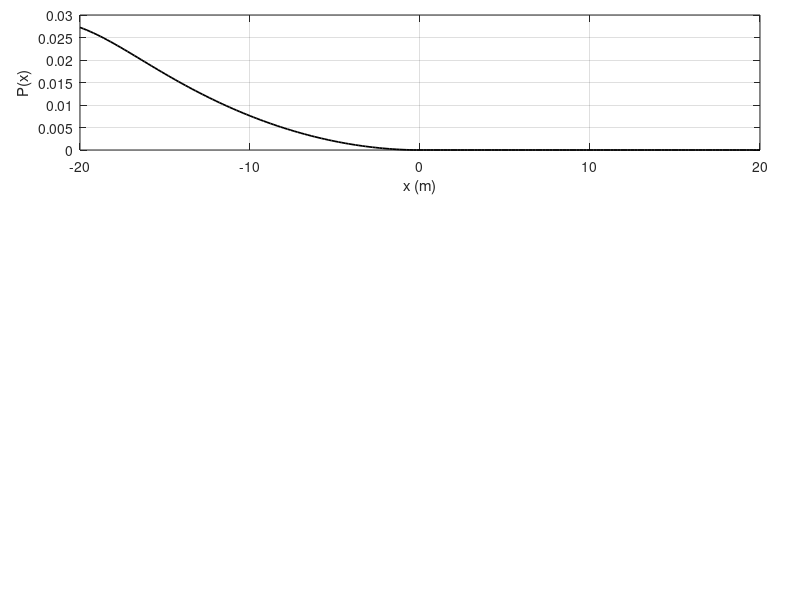

MATLAB code for this plot: (Note: this script raises an error after producing the figure.)
isdev = 0;                  % 0=use knowledge of data stdev; 1=estimate data stdev
B     = 0.99;               % Percent for CIs
xtrue = [5.2, 15.7, -5.1];  % true source location
sdev  = 4.09463e-05;        % data std dev (puts errors on dobs)
v     = 1485;               % water sound velocity

Nhyd = 4;      % Number of hydrophones

xh(1,:) = [ -0.46, 0.00, 0.00 ];
xh(2,:) = [  0.00, 0.19, 0.54 ];  
xh(3,:) = [  0.00, 0.49, 0.00 ];  
xh(4,:) = [  0.48, 0.00, 0.00 ];  

%rng(2637)   % set random number generator

%------------------------------------------------------------------------------
%  Compute (simulated) observed data (h/ph 1 is reference)
%------------------------------------------------------------------------------

Ndat = Nhyd-1;          % Number of data
dobs = zeros(Ndat,1);

% r1 = sqrt((xtrue(1)-xh(1,1))^2+(xtrue(2)-xh(1,2))^2+(xtrue(3)-xh(1,3))^2);
% for i=2:Nhyd
%    r = sqrt((xtrue(1)-xh(i,1))^2+(xtrue(2)-xh(i,2))^2+(xtrue(3)-xh(i,3))^2);
%    dobs(i-1) = (r-r1)/v+randn*sdev;
% end

dobs=[0.0004903,0.0003868,0.0003783]'; % measured

%------------------------------------------------------------------------------
%  Set up search grid in x, y, z
%------------------------------------------------------------------------------

x0 = -20;   % -20 to 20 by .2 m
dx = 0.2;
Nx = 201;
xgrid = x0+(0:Nx-1)*dx;
    
y0 = -50;      % -50 to 50 by .25 m
dy = 0.25;
Ny = 401;
ygrid = y0+(0:Ny-1)*dy; 
    
z0 = 0;      % 0 to -24 by .25 m
dz = -0.25;
Nz = 101;
zgrid = z0+(0:Nz-1)*dz; 
 
%------------------------------------------------------------------------------
%  Compute sum-of-squared-misft (ssq) on grid (vectorized over x)
%------------------------------------------------------------------------------
    
ssq = zeros(Nx,Ny,Nz);
r1  = zeros(Nx,1);
r   = zeros(Nx,1);
    
for iy=1:Ny
    for iz=1:Nz   
        r1 = sqrt((xgrid-xh(1,1)).^2+(ygrid(iy)-xh(1,2))^2+(zgrid(iz)-xh(1,3)).^2)';            
        for i=2:Nhyd
            r = sqrt((xgrid-xh(i,1)).^2+(ygrid(iy)-xh(i,2))^2+(zgrid(iz)-xh(i,3)).^2)';
            ssq(:,iy,iz) = ssq(:,iy,iz)+((r-r1)/v-dobs(i-1)).^2;
        end
    end
end

%------------------------------------------------------------------------------
%  Compute normalized PPD 
%------------------------------------------------------------------------------

if (isdev == 1)
    sdest = sqrt(min(min(min(ssq)))/Ndat)   % Estimate std dev from residuals
else
    sdest = sdev;
end

L   = exp(-ssq./(2*sdest^2));            % unormalized likelihood
PPD = L./sum(sum(sum(L)));               % normalized PPD
   
%------------------------------------------------------------------------------
%  Compute 1D marginal probability distributions in x, y, z.
%------------------------------------------------------------------------------

Px = zeros(Nx,1);
for ix=1:Nx
    Px(ix) = sum(sum(PPD(ix,:,:)));
end
Px = Px/sum(Px);

Py = zeros(Ny,1);
for iy=1:Ny
    Py(iy) = sum(sum(PPD(:,iy,:)));
end
Py = Py/sum(Py);

Pz = zeros(Nz,1);
for iz=1:Nz
    Pz(iz) = sum(sum(PPD(:,:,iz)));
end
Pz = Pz/sum(Pz);

%------------------------------------------------------------------------------
%  Find location of 3-D maximum probability estimate
%------------------------------------------------------------------------------

ixmax = 1; 
iymax = 1;
izmax = 1;
Pmax  = -1000;
for iy=1:Ny
    for iz=1:Nz
        [Ptry ixtry] = max(squeeze(PPD(:,iy,iz)));
        if (Ptry > Pmax)
            Pmax = Ptry;
            ixmax = ixtry;
            iymax = iy;
            izmax = iz;
        end
    end
end
xopt = xgrid(ixmax);
yopt = ygrid(iymax);
zopt = zgrid(izmax);

%------------------------------------------------------------------------------
%  Compute standard deviations of optimal estimates
%------------------------------------------------------------------------------

sdx = 0;
for ix=1:Nx
    sdx = sdx+(xopt-xgrid(ix))^2*Px(ix);
end
sdx = sqrt(sdx);

sdy = 0;
for iy=1:Ny
    sdy = sdy+(yopt-ygrid(iy))^2*Py(iy);
end
sdy = sqrt(sdy);

sdz = 0;
for iz=1:Nz
    sdz = sdz+(zopt-zgrid(iz))^2*Pz(iz);
end
sdz = sqrt(sdz);


%------------------------------------------------------------------------------
%  Compute B% highest-probability density credibility intervas
%------------------------------------------------------------------------------
    
iCItry = zeros(Nx-1,2);    %  CI for x
itry  = 1;
for istart=1:Nx-1
    for iend=istart+1:Nx
        Psum = sum(Px(istart:iend));
       if (Psum >= B)
            iCItry(itry,1) = istart;
            iCItry(itry,2) = iend;            
            break
       end
    end
    if (Psum < B)
        iCItry(itry,1) = 1;
        iCItry(itry,2) = Nx; 
    end
    itry = itry+1;
end
[CImin,imin] = min(iCItry(:,2)-iCItry(:,1));
CIx1 = xgrid(iCItry(imin,1));
CIx2 = xgrid(iCItry(imin,2));
CIx = sum(Px(iCItry(imin,1):iCItry(imin,2)));

iCItry = zeros(Ny-1,2);    %  CI for y
itry  = 1;
for istart=1:Ny-1
    for iend=istart+1:Ny
        Psum = sum(Py(istart:iend));
       if (Psum >= B)
            iCItry(itry,1) = istart;
            iCItry(itry,2) = iend;            
            break
       end
    end
    if (Psum < B)
        iCItry(itry,1) = 1;
        iCItry(itry,2) = Ny; 
    end
    itry = itry+1;
end
[CImin,imin] = min(iCItry(:,2)-iCItry(:,1));
CIy1 = ygrid(iCItry(imin,1));
CIy2 = ygrid(iCItry(imin,2));
CIy  = sum(Py(iCItry(imin,1):iCItry(imin,2)));

iCItry = zeros(Nz-1,2);     %  CI for z
itry  = 1;
for istart=1:Nz-1
    for iend=istart+1:Nz
        Psum = sum(Pz(istart:iend));
       if (Psum >= B)
            iCItry(itry,1) = istart;
            iCItry(itry,2) = iend;            
            break
       end
    end
    if (Psum < B)
        iCItry(itry,1) = 1;
        iCItry(itry,2) = Nz; 
    end
    itry = itry+1;
end
[CImin,imin] = min(iCItry(:,2)-iCItry(:,1));
CIz1 = zgrid(iCItry(imin,1));
CIz2 = zgrid(iCItry(imin,2));
CIz  = sum(Pz(iCItry(imin,1):iCItry(imin,2)));    

%------------------------------------------------------------------------------
%  Compute 2D Marginals
%------------------------------------------------------------------------------

Pxy = zeros(Nx,Ny);
for iy=1:Ny
    Pxy(:,iy) = sum(PPD(:,iy,:),3);
end
Pxy = Pxy/sum(sum(Pxy));

Pxz = zeros(Nx,Nz);
for iz=1:Nz
    Pxz(:,iz) = sum(PPD(:,:,iz),2);
end
Pxz = Pxz/sum(sum(Pxz));

Pyz = zeros(Ny,Nz);
for iz=1:Nz
    Pyz(:,iz) = sum(PPD(:,:,iz),1);
end
Pyz = Pyz/sum(sum(Pyz));

%------------------------------------------------------------------------------
%  Plot 1D Marginals with credibility intervals
%------------------------------------------------------------------------------

figure(1)

x0 = .1;
y0 = .1;
xw = .85;
yw = .225;
xs = .08;
ys = .1;

lwd       = 1.25;
fontsize  = 12;
  
subplot('position',[x0,y0+2*(yw+ys),xw,yw])
plot(xgrid,Px,'k','LineWidth',lwd); grid
xlabel('x (m)');
ylabel('P(x)');
hold on
plot([xtrue(1) xtrue(1)],[0 0],'rX','MarkerSize',10,'LineWidth',2)
plot([xopt xopt],[0 0],'kX','MarkerSize',10,'LineWidth',2)
plot([CIx1 CIx1],ylim,'k:','LineWidth',2)
plot([CIx2 CIx2],ylim,'k:','LineWidth',2)
hold off

subplot('position',[x0,y0+1*(yw+ys),xw,yw]) 
plot(ygrid,Py,'k','LineWidth',lwd); grid
xlabel('y (m)');
ylabel('P(y)');
hold on
plot([xtrue(2) xtrue(2)],[0 0],'rX','MarkerSize',10,'LineWidth',2)
plot([yopt yopt],[0 0],'kX','MarkerSize',10,'LineWidth',2)
plot([CIy1 CIy1],ylim,'k:','LineWidth',2)
plot([CIy2 CIy2],ylim,'k:','LineWidth',2)
hold off

subplot('position',[x0,y0+0*(yw+ys),xw,yw]) 
plot(zgrid,Pz,'k','LineWidth',lwd); grid
xlabel('z (m)');
ylabel('P(z)');
hold on
plot([xtrue(3) xtrue(3)],[0 0],'rX','MarkerSize',10,'LineWidth',2)
plot([zopt zopt],[0 0],'kX','MarkerSize',10,'LineWidth',2)
plot([CIz1 CIz1],ylim,'k:','LineWidth',2)
plot([CIz2 CIz2],ylim,'k:','LineWidth',2)
hold off

axh = findobj(gcf); % get the handles associated with the current figure
allaxes  = findall(axh,'Type','axes');
alllines = findall(axh,'Type','line');
alltext  = findall(axh,'Type','text');
set(allaxes,'FontName','Arial','LineWidth',lwd,'FontSize',fontsize);
%set(alllines,'Linewidth',linewidth);
set(alltext,'FontName','Arial','FontSize',fontsize);
set(allaxes,'TickDir','out');

%------------------------------------------------------------------------------
%  Plot 2D Marginals
%------------------------------------------------------------------------------

figure(2)

subplot('position',[x0,y0+2*(yw+ys),xw,yw])    % Plot x-y marginal
imagesc(xgrid,ygrid,Pxy(:,:)'); grid; colorbar
set(gca,'YDir','normal');  % Flip so y increases upward
xlabel('x (m)');
ylabel('y (m)');
hold on
plot([xtrue(1)],[xtrue(2)],'w+','LineWidth',3,'MarkerSize',12)
plot([xtrue(1)],[xtrue(2)],'k+','LineWidth',2,'MarkerSize',8)
hold off

subplot('position',[x0,y0+1*(yw+ys),xw,yw])    % Plot x-z marginal 
imagesc(xgrid,zgrid,Pxz(:,:)'); grid; colorbar
set(gca,'YDir','normal');  % Flip so y increases upward
xlabel('x (m)');
ylabel('z (m)');
hold on
plot([xtrue(1)],[xtrue(3)],'w+','LineWidth',3,'MarkerSize',12)
plot([xtrue(1)],[xtrue(3)],'k+','LineWidth',2,'MarkerSize',8)
hold off

subplot('position',[x0,y0+0*(yw+ys),xw,yw])    % Plot y-z marginal  
imagesc(ygrid,zgrid,Pyz(:,:)'); grid; colorbar
set(gca,'YDir','normal');  % Flip so y increases upward
xlabel('y (m)');
ylabel('z (m)');
hold on
plot([xtrue(2)],[xtrue(3)],'w+','LineWidth',3,'MarkerSize',12)
plot([xtrue(2)],[xtrue(3)],'k+','LineWidth',2,'MarkerSize',8)
hold off

MyNewColorMap = jet;       % Set zero to white; linearly interpolate into jet
iblue = find(ismember(MyNewColorMap, [0 0 1], 'rows'));
yy = [1 0]; 
xx = [1 iblue];
blend = interp1(xx,yy,1:iblue);
for i=1:iblue
   MyNewColorMap(i,:) = [blend(i) blend(i) 1.0000];
end
colormap(MyNewColorMap);





